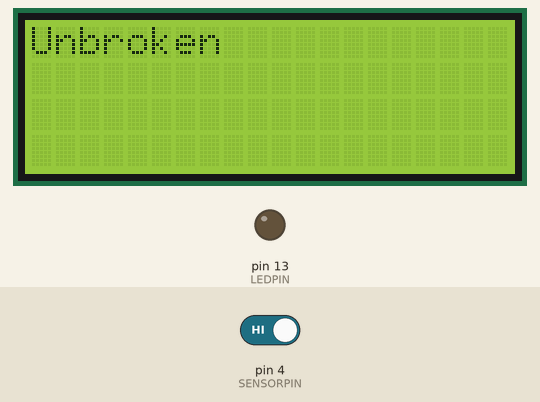
Recording of a sketch running on a simulated Arduino Uno, built with avr-gcc and run on an emulated ATmega328P. Parts: 20×4 character LCD, output pins drawn as LEDs (lit = HIGH). The test bench sets the inputs (shaded band); at power-on: pin 4 (SENSORPIN) HIGH. What the sketch prints to the serial monitor is not drawn.

Above: at 1.2 s.
1.3 s: pin 4 (SENSORPIN) driven LOW
At 2.2 s:
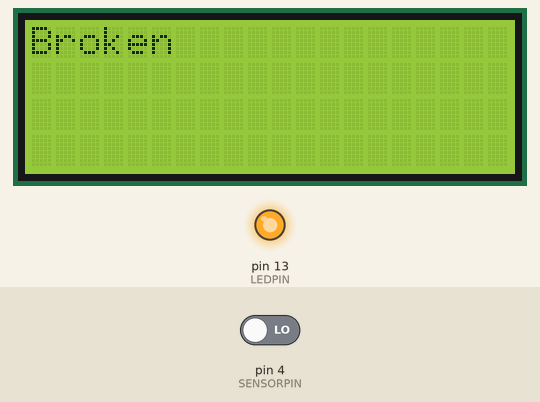
2.8 s: pin 4 (SENSORPIN) driven HIGH
At 3.4 s:
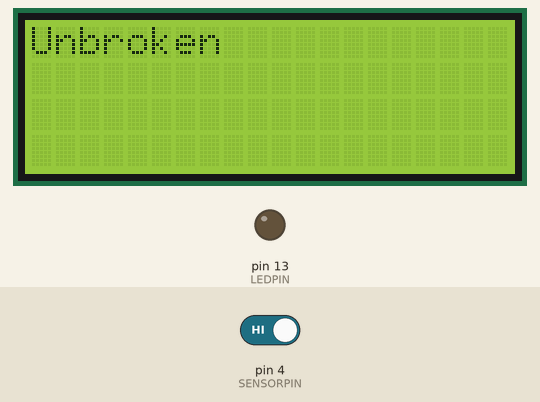
Timing chart, 0 to 5.8 s (numbered marks = the images above; inputs shaded):
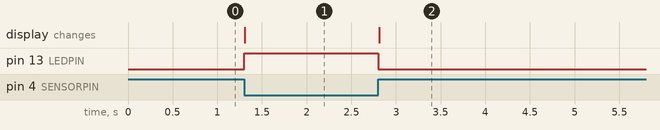

The sketch:

PullinsProject.ino
```cpp
#include  <Wire.h>
#include  <LiquidCrystal_I2C.h>

LiquidCrystal_I2C lcd(0x27,20,4);  // set the LCD address to 0x27 for a 16 chars and 2 line display
#define LEDPIN 13
#define SENSORPIN 4

long end_time; // When Sensor 2 is triggered
long start_time; // When Sensor 1 is triggered
long elapsed_time; // End time minus start time

// variables will change:
int sensorState = 0, lastState=0;         // variable for reading the pushbutton status

void setup()
{
  lcd.init();                      // initialize the lcd
  lcd.backlight();

  // initialize the LED pin as an output:
  pinMode(LEDPIN, OUTPUT);
  // initialize the sensor pin as an input:
  pinMode(SENSORPIN, INPUT);
  digitalWrite(SENSORPIN, HIGH); // turn on the pullup
  Serial.begin(9600);
}

void loop()
{
  readSensor();

}
void readSensor(){
  // read the state of the pushbutton value:
  sensorState = digitalRead(SENSORPIN);

  // check if the sensor beam is broken
  // if it is, the sensorState is LOW:
  if (sensorState == LOW) {
    // turn LED on:
    digitalWrite(LEDPIN, HIGH);
  }
  else {
    // turn LED off:
    digitalWrite(LEDPIN, LOW);
  }

  if (sensorState && !lastState) {
    Serial.println("Unbroken");
    DisplayStatus("Unbroken");
  }
  if (!sensorState && lastState) {
    Serial.println("Broken");
    DisplayStatus("Broken");
  }
  lastState = sensorState;
}

void DisplayStatus(String msg){
  lcd.clear();
  lcd.print(msg);
  }
```

Measured:
- after the input at 1.3 s, pin 13 (LEDPIN): LOW → HIGH at once; the display: changes at once (image 1)
- after the input at 2.8 s, pin 13 (LEDPIN): HIGH → LOW at once; the display: changes at once (image 2)
